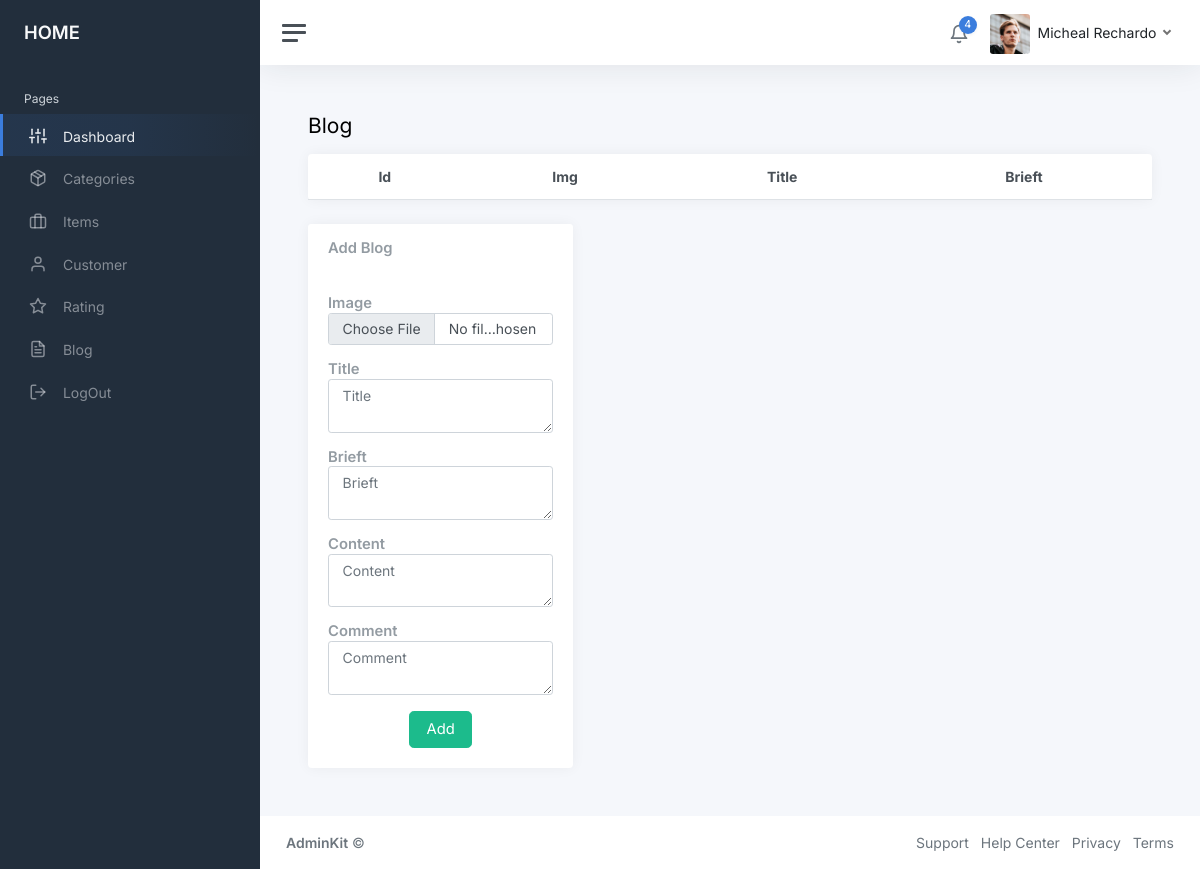
Page /admin/home.php?quanly=blog (signed in) on the earlier database version.
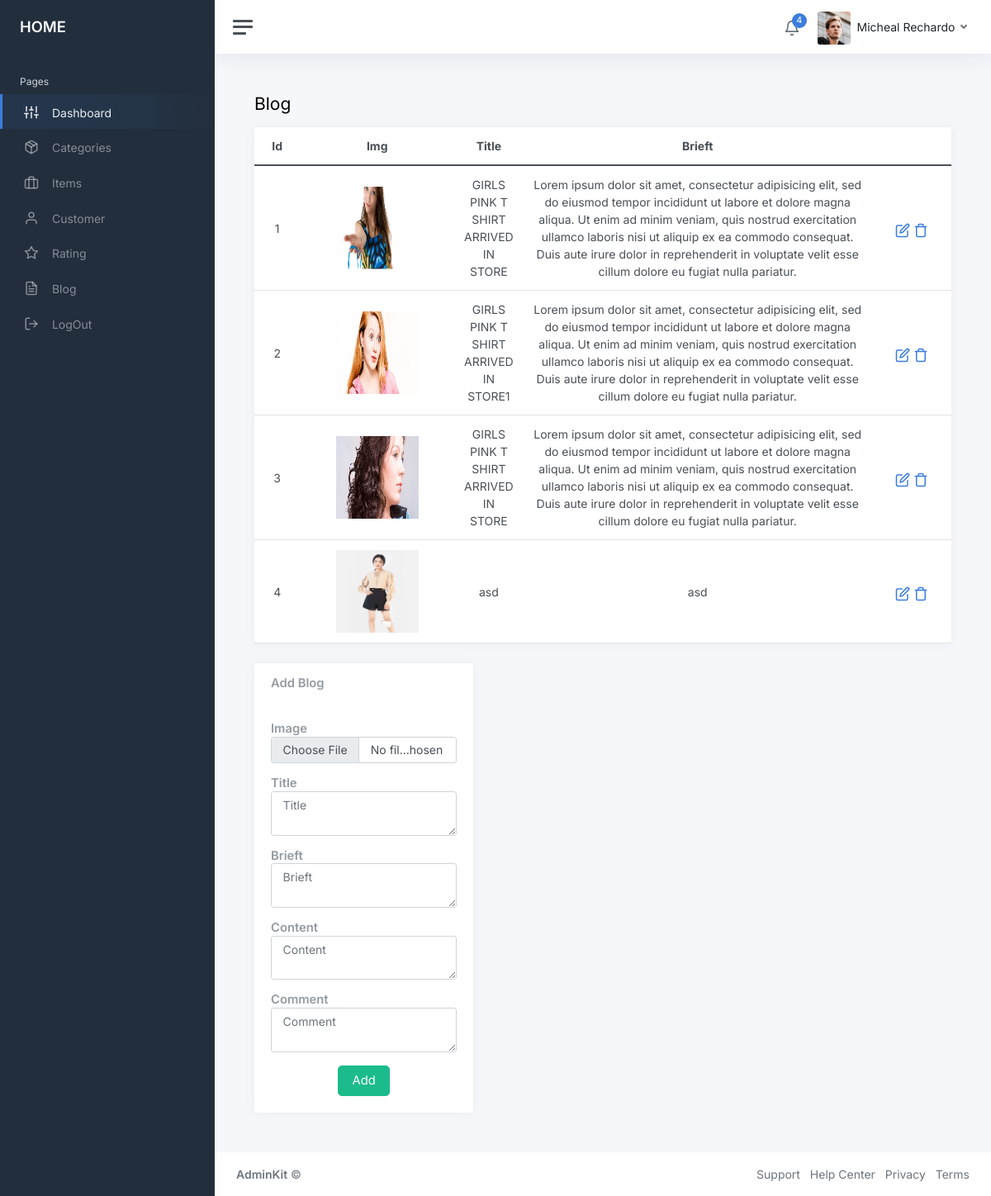
Same page on the later database version.
### tables this page shows
CREATE TABLE `blog` (
  `id` int(11) NOT NULL,
  `title` varchar(100) DEFAULT NULL,
  `brieft` text DEFAULT NULL,
  `content` text DEFAULT NULL,
  `img` varchar(50) DEFAULT NULL,
  `date` varchar(100) DEFAULT NULL,
  `author` varchar(50) DEFAULT NULL,
  `cmt` text DEFAULT NULL
);

### admin/pages_blog.php (the view, shortened to what this page needs)
<?php
include_once('../database/connect.php');
?>
			<main class="content">
				<div class="container-fluid p-0">
					<div class="mb-3">
						<h1 class="h3 d-inline align-middle">Blog</h1>
					</div>
					<div class="row">
						<div class="col-12 col-lg-12 col-xxl-8 ">
							<div class="card">
								<table class="table table-hover my-0">
									<thead>
										<tr>
											<th class="text-center">Id</th>
											<th class="text-center">Img</th>
											<th class="text-center">Title</th>
											<th class="text-center">Brieft</th>
										</tr>
									</thead>
									<tbody>
									<?php
										$blog=mysqli_query($con,"SELECT * from blog");
										$i=0;
										while($row_blog=mysqli_fetch_array($blog)){
											$i++;
									?>
										<tr id="item" >
											<td class="text-center"><?php echo $i ?></td>
											<td  class="text-center">
												<img style="width: 100px;height:100px" src=".<?php echo $row_blog['img'] ?>" alt="">
											</td>
											<td style="width: 20px;"class="text-center"><?php echo $row_blog['title'] ?></td>
											<td style="width:50%" class="text-center"><?php echo $row_blog['brieft'] ?></td>
											<td  class="text-center"><a href="?quanly=blog&update=<?php echo $row_blog['id']?>" class="align-middle"> <i class="align-middle" data-feather="edit"></i></a>  <a class='align-middle' href="?quanly=blog&delete=<?php echo $row_blog['id'] ?>" onclick="return confirm('Are you sure you want to delete this item')"><i class='align-middle' data-feather='trash'></i></a></td>
										</tr>
										<?php
										}
										?>
									</tbody>
								</table>
							</div>
						</div>
						<?php
						if(isset($_GET['update']))
						{
							$update=mysqli_query($con,"SELECT * from clothes where id=".$_GET['update']."");
							$row_update=mysqli_fetch_array($update);
						?>
						<div class="col-12 col-lg-4">
							<div class="card">
								<div class="card-header">
									<h5 class="card-title mb-0"> Update Blog</h5>
								</div>
								<form action="" method="post" enctype="multipart/form-data">
								<div class="card-body ">
								<h5 class="card-title mb-0">Image</h5>
								<input type="file" placeholder="Thêm hình ảnh" name="hinhanh" class="form-control mb-3">
									<h5 class="card-title mb-0">Title</h5>
									<textarea name="title" class="form-control mb-3" rows="2" placeholder="Title"></textarea>
									<h5 class="card-title mb-0">Brieft</h5>
									<textarea name="bre" class="form-control mb-3" rows="2" placeholder="Brieft"></textarea>
									<h5 class="card-title mb-0">Content</h5>
									<textarea name="content" class="form-control mb-3" rows="2" placeholder="Content"></textarea>
									<h5 class="card-title mb-0">Comment</h5>
									<textarea name="cmt" class="form-control mb-3" rows="2" placeholder="Comment"></textarea>
									<!-- <h5 class="card-title mb-0">Comment</h5>
									<textarea name="cmt" class="form-control mb-3" rows="2" placeholder="Comment"></textarea> -->
								<div class="text-center">
								<button name="update_blog" class="btn btn-success btn-lg">Update</button>
								</div>
								</form>
							</div>
						</div>
						<?php
						}else{
						?>
							<div class="col-12 col-lg-4">
							<div class="card">
								<div class="card-header">
									<h5 class="card-title mb-0"> Add Blog</h5>
								</div>
								<form action="" method="post" enctype="multipart/form-data">
								<div class="card-body ">
								<h5 class="card-title mb-0">Image</h5>
								<input type="file" placeholder="Thêm hình ảnh" name="hinhanh" class="form-control mb-3">
									<h5 class="card-title mb-0">Title</h5>
									<textarea name="title" class="form-control mb-3" rows="2" placeholder="Title"></textarea>
									<h5 class="card-title mb-0">Brieft</h5>
									<textarea name="bre" class="form-control mb-3" rows="2" placeholder="Brieft"></textarea>
									<h5 class="card-title mb-0">Content</h5>
									<textarea name="content" class="form-control mb-3" rows="2" placeholder="Content"></textarea>
									<h5 class="card-title mb-0">Comment</h5>
									<textarea name="cmt" class="form-control mb-3" rows="2" placeholder="Comment"></textarea>
								<div class="text-center">
								<button name="add_blog" class="btn btn-success btn-lg">Add</button>
								</div>
								</form>
							</div>
						</div>
						<?php
						}?>
					</div>
				</div>
			</main>

Differences in the rows shown:
added blog: img (picture), title "GIRLS PINK T SHIRT ARRIVED IN STORE", brieft "Lorem ipsum dolor sit amet, consectetur adipisicing elit, sed do eiusmod tempor incididunt ut labore et dolore magna aliqua. Ut enim ad minim veniam, quis nostrud exercitation ullamco laboris nisi ut aliquip ex ea commodo consequat. Duis aute irure dolor in reprehenderit in voluptate velit esse cillum dolore eu fugiat nulla pariatur."
added blog: img (picture), title "GIRLS PINK T SHIRT ARRIVED IN STORE1", brieft "Lorem ipsum dolor sit amet, consectetur adipisicing elit, sed do eiusmod tempor incididunt ut labore et dolore magna aliqua. Ut enim ad minim veniam, quis nostrud exercitation ullamco laboris nisi ut aliquip ex ea commodo consequat. Duis aute irure dolor in reprehenderit in voluptate velit esse cillum dolore eu fugiat nulla pariatur."
added blog: img (picture), title "GIRLS PINK T SHIRT ARRIVED IN STORE", brieft "Lorem ipsum dolor sit amet, consectetur adipisicing elit, sed do eiusmod tempor incididunt ut labore et dolore magna aliqua. Ut enim ad minim veniam, quis nostrud exercitation ullamco laboris nisi ut aliquip ex ea commodo consequat. Duis aute irure dolor in reprehenderit in voluptate velit esse cillum dolore eu fugiat nulla pariatur."
added blog: img (picture), title "asd", brieft "asd"
